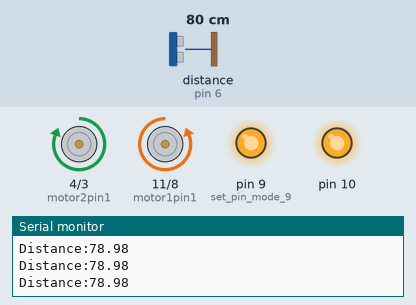
The sketch below on a simulated Arduino Uno, built with avr-gcc and run on an emulated ATmega328P. On the bench: motor-driver pin pairs drawn as motors (green arrow = first pin HIGH = forward, orange = second pin HIGH = backward, longer = more drive), output pins drawn as LEDs (lit = HIGH), the last lines printed to the serial monitor. Wiring (inferred from the names in the program): ultrasonic range finder: trigger pin 5; echo pin 6. The inputs (shaded band) are chosen by the test bench; at power-on: distance to the obstacle (sensor on pin 6) 80 cm. The echo pulse lasts 58.3 µs per cm; pins used as bus, display or sensor lines are not drawn.

Above: at 1.2 s.
1.3 s: distance to the obstacle (sensor on pin 6) set to 23 cm
4.3 s: distance to the obstacle (sensor on pin 6) set to 18 cm
At 5.2 s:
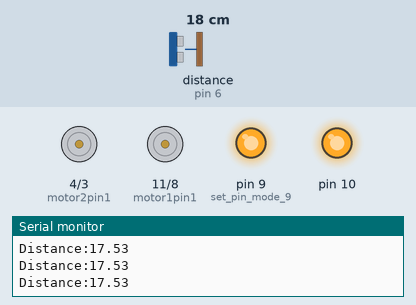
Timing chart, 0 to 7.3 s (numbered marks = the images above; inputs shaded):
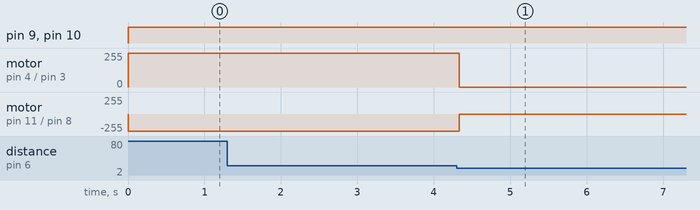

The sketch:

ultras_single_test.ino
```cpp
#define motor1pin1  11 //in1 to arduino
#define motor1pin2  8 //in2 to arduino

#define motor2pin1  4 //in3 to arduino
#define motor2pin2 3 //in4 to arduino

#define trigPin 5 //trigger pyn for ultra sensor
#define echoPin 6 //echo pin
long duration; //long val for calculating the time it takes for
//the sensor to get a reading on a onject adn its distance
float distance;
int stopdist;

byte STOPP = HIGH;


void setup() {

  pinMode(motor1pin1, OUTPUT); // set pinmode to output
  pinMode(motor1pin2, OUTPUT); // for High - forward or Low - backward setting
  pinMode(motor2pin1, OUTPUT);
  pinMode(motor2pin2, OUTPUT);

  pinMode(9, OUTPUT); // set pin mode 9/10 to be used as speed control for each motor
  pinMode(10,OUTPUT);

  pinMode(trigPin, OUTPUT); // Sets the trigPin as an output
  pinMode(echoPin, INPUT); // Sets the echoPin as an input
  Serial.begin(9600); // Starts the serial communication for n seconds
  // put your setup code here, to run once:

  digitalWrite(motor1pin1, LOW); //
  digitalWrite(motor1pin2, HIGH);
  //delay(1000);

  digitalWrite(motor2pin1, HIGH); //
  digitalWrite(motor2pin2, LOW);
}

void loop() {
  analogWrite(9,255);
  analogWrite(10,255);


  digitalWrite(trigPin, LOW);
  delayMicroseconds(2); //resets trigger pin
  digitalWrite(trigPin, HIGH);
  delayMicroseconds(10);  // Sets the trigPin on HIGH state for 10 micro seconds

  digitalWrite(trigPin, LOW); //reset again
  // Reads the echoPin, returns the sound wave travel time in microseconds
  duration = pulseIn(echoPin, HIGH); //from the excho sent out will get a value

  distance = duration * 0.034 / 2; //forumla to calculate distabce in CM

  Serial.print("Distance:");
  Serial.println(distance); //println the distance...

  if (distance <= 20){

    digitalWrite(motor1pin1, LOW); // kill
    digitalWrite(motor1pin2, LOW);
  //delay(1000);

    digitalWrite(motor2pin1, LOW); //kill
    digitalWrite(motor2pin2, LOW);

    }

}


  //analogWrite(9,255); //speed in left motor at 255..highest i think??
  //analogWrite(10,250); //slower test speed at 250..


//}
  // put your main code here, to run repeatedly:

    //if (stopdist == distance){ //if distace read is 20cm or less
    //digitalWrite(motor1pin1, LOW); // kill
    //digitalWrite(motor1pin2, LOW);

    //digitalWrite(motor2pin1, LOW); // kill
    //digitalWrite(motor2pin2, LOW);
  //}
  //else {
```

Measured:
- the behaviour switches between 21 and 20 cm on distance to the obstacle (sensor on pin 6) (found by bisection; images 0 and 1)
- after the input at 4.3 s, motor on pin 4 (motor2pin1) / pin 3 (motor2pin2): forward 255/255 → stopped at once; motor on pin 11 (motor1pin1) / pin 8 (motor1pin2): backward 255/255 → stopped at once
